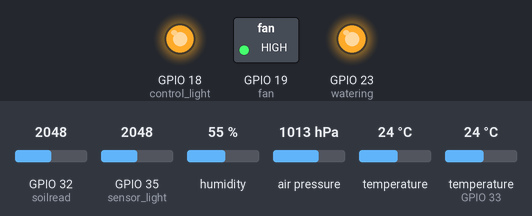
Simulated run of this sketch. Board: ESP32. Shown: switched loads named in the sketch (green lamp = pin HIGH), output pins drawn as LEDs (lit = HIGH). Inputs (shaded band) come from the test bench; at power-on: temperature (sensor on GPIO 33) 24 °C, GPIO 35 (sensor_light) = 2048, GPIO 32 (soilread) = 2048, humidity 55 %, air pressure 1013 hPa, temperature 24 °C. WiFi joins after 1.5 s; servers stay silent unless stated; uploads are accepted with an empty reply; what the sketch prints to the serial monitor is not drawn.

Above: at 2.8 s.
2.9 s: temperature (sensor on GPIO 33) set to 28 °C
At 4.6 s:
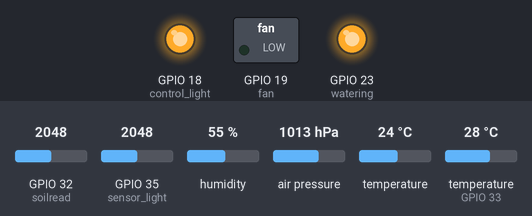
5.2 s: GPIO 35 (sensor_light) set to 1537
11.9 s: GPIO 35 (sensor_light) set to 1432
At 14.8 s:
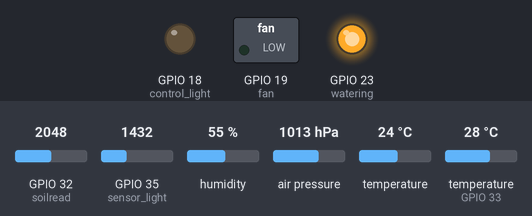
15.2 s: temperature (sensor on GPIO 33) set to 12 °C
At 16.9 s:
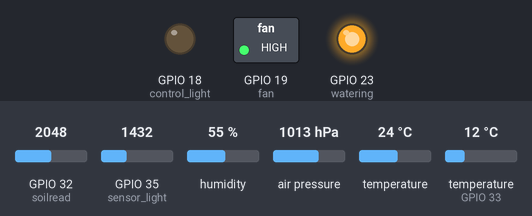
17.6 s: GPIO 32 (soilread) set to 2931
19.7 s: GPIO 32 (soilread) set to 3072
At 22.1 s:
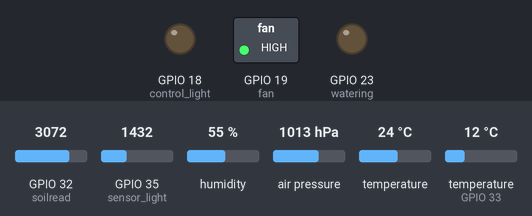
Timing chart, 0 to 23.4 s (numbered marks = the images above; inputs shaded):
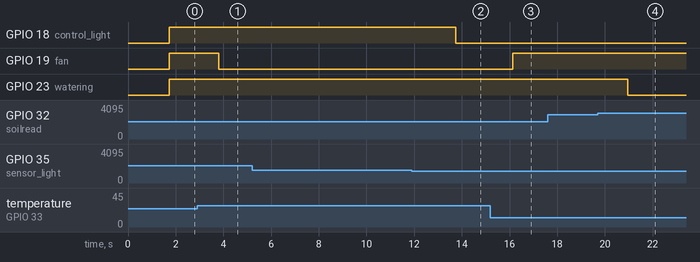

Measured:
- the behaviour switches between 26 and 27 °C on temperature (sensor on GPIO 33) (found by bisection; images 0 and 1)
- the behaviour switches between 1501 and 1500 on GPIO 35 (sensor_light) (found by bisection; images 1 and 2)
- the behaviour switches between 3000 and 3001 on GPIO 32 (soilread) (found by bisection; images 3 and 4)
- after the input at 2.9 s, GPIO 19 (fan): HIGH → LOW after 0.90 s
- after the input at 5.2 s, every drawn part: stays the same
- after the input at 11.9 s, GPIO 18 (control_light): HIGH → LOW after 1.8 s
- after the input at 15.2 s, GPIO 19 (fan): LOW → HIGH after 0.94 s
- after the input at 17.6 s, every drawn part: stays the same
- after the input at 19.7 s, GPIO 23 (watering): HIGH → LOW after 1.3 s

The sketch:

GreenHouse2077.ino
```cpp
#include <Wire.h>
#include <SPI.h>
#include <Adafruit_BMP280.h>
#include <SimpleDHT.h>
#include <Timer.h>
#include <WiFi.h>
#include <HTTPClient.h>
#include <Arduino_JSON.h>

#define BMP_SCK  (13)
#define BMP_MISO (12)
#define BMP_MOSI (11)
#define BMP_CS   (10)
#define soilread 32
#define watering 23
#define pinDHT11 33
#define fan 19
#define sensor_light 35
#define control_light 18
#define SensorDelay 10000
#define DeviceDelay 2000
#define water_up 3000
#define water_down 2400

#define Connected 1
#define Unconnected 0
#define ON 1
#define OFF 0

Timer t1, t2;

float BMP_temp = 10.0;
float BMP_airp = 20.0;
byte DHT_temp = 30;
byte DHT_humi = 40;
int soil_humi = 50;
int light = 60;

int Web_connect = Unconnected;
int Web_light = OFF;
int Web_water = OFF;
int Web_fan = OFF;
int Local_light = OFF;
int Local_water = OFF;
int Local_fan = OFF;

SimpleDHT11 dht11(pinDHT11);
Adafruit_BMP280 bmp; // I2C
//Adafruit_BMP280 bmp(BMP_CS); // hardware SPI
//Adafruit_BMP280 bmp(BMP_CS, BMP_MOSI, BMP_MISO,  BMP_SCK);

const char* ssid = "<你的Wifi名稱>";
const char* password = "<你的Wifi密碼>";
String serverName = "<你的IP位置和port>";

void setup() {
    Serial.begin(9600);
    //setup for pressure
    while ( !Serial ) delay(100);   // wait for native usb
    Serial.println(F("BMP280 test"));
    unsigned status;
    //status = bmp.begin(BMP280_ADDRESS_ALT, BMP280_CHIPID);
    status = bmp.begin(0x76);
    if (!status) {
      Serial.println(F("Could not find a valid BMP280 sensor, check wiring or "
                        "try a different address!"));
      Serial.print("SensorID was: 0x"); Serial.println(bmp.sensorID(),16);
      Serial.print("        ID of 0xFF probably means a bad address, a BMP 180 or BMP 085\n");
      Serial.print("   ID of 0x56-0x58 represents a BMP 280,\n");
      Serial.print("        ID of 0x60 represents a BME 280.\n");
      Serial.print("        ID of 0x61 represents a BME 680.\n");
      //while (1) delay(10);
    }

    /* Default settings from datasheet. */
    bmp.setSampling(Adafruit_BMP280::MODE_NORMAL,     /* Operating Mode. */
                    Adafruit_BMP280::SAMPLING_X2,     /* Temp. oversampling */
                    Adafruit_BMP280::SAMPLING_X16,    /* Pressure oversampling */
                    Adafruit_BMP280::FILTER_X16,      /* Filtering. */
                    Adafruit_BMP280::STANDBY_MS_500); /* Standby time. */
    // setup for soil
    pinMode(soilread, INPUT);
    pinMode(watering, OUTPUT);
    // setup for dht
    pinMode(fan, OUTPUT);
    //setup for light
    pinMode(sensor_light, INPUT);
    pinMode(control_light, OUTPUT);

    t1.every(SensorDelay, api_sensor);
    t2.every(DeviceDelay, api_device);

    WiFi.begin(ssid, password);
    Serial.println("Connecting");
    while(WiFi.status() != WL_CONNECTED) {
      delay(500);
      Serial.print(".");
    }
    Serial.println("");
    Serial.print("Connected to WiFi network with IP Address: ");
    Serial.println(WiFi.localIP());

    Serial.println("Timer set to 5 seconds (timerDelay variable), it will take 5 seconds before publishing the first reading.");
}

void loop() {
    Serial.print(F("Temperature = "));
    Serial.print(bmp.readTemperature());
    Serial.println(" *C");
    BMP_temp = bmp.readTemperature();
    Serial.print(F("Pressure = "));
    Serial.print(bmp.readPressure());
    Serial.println(" Pa");
    BMP_airp = bmp.readPressure();
    Serial.print(F("Approx altitude = "));
    Serial.print(bmp.readAltitude(1013.25)); /* Adjusted to local forecast! */
    Serial.println(" m");

    //soil
    soil_humi=analogRead(soilread); //讀取感測器回傳值
    Serial.print("value:");
    Serial.println(soil_humi);
    if ((int)soil_humi > water_up){
      Local_water = ON;
      //digitalWrite(watering, LOW);
      //Serial.println("開啟");
    }else if((int)soil_humi < water_down){
      Local_water = OFF;
      //digitalWrite(watering, HIGH);
      //Serial.println("關閉");
    }
    //light
    light = analogRead(sensor_light);
    Serial.print("light="); Serial.println(light);  //兩顆電阻串聯
    if((int)light > 1500){
      Local_light = OFF;
      //digitalWrite(control_light, HIGH);
    }else{
      Local_light = ON;
      //digitalWrite(control_light, LOW);
    }
    //dht
    int err = SimpleDHTErrSuccess;
    if ((err = dht11.read(&DHT_temp, &DHT_humi, NULL)) != SimpleDHTErrSuccess) {
      Serial.print("Read DHT11 failed, err=");
      Serial.println(err);
      delay(1000);
    }
    Serial.print("temp="); Serial.print((int)DHT_temp);  // 印出溫度
    Serial.print(", humi="); Serial.print((int)DHT_humi);   // 印出濕度
    Serial.println();
    if((int)DHT_temp >= 27 ){
      Local_fan = ON;
      //digitalWrite(fan, LOW);
    }else{
      Local_fan = OFF;
      //digitalWrite(fan, HIGH);
    }

    //device_control
    if(Web_connect){
      if(Web_light){
        digitalWrite(control_light, LOW);
      }else{
        digitalWrite(control_light, HIGH);
      }
      if(Web_water){
        digitalWrite(watering, LOW);
      }else{
        digitalWrite(watering, HIGH);
      }
      if(Web_fan){
        digitalWrite(fan, LOW);
      }else{
        digitalWrite(fan, HIGH);
      }
    }else{
      if(Local_light){
        digitalWrite(control_light, LOW);
      }else{
        digitalWrite(control_light, HIGH);
      }
      if(Local_water){
        digitalWrite(watering, LOW);
      }else{
        digitalWrite(watering, HIGH);
      }
      if(Local_fan){
        digitalWrite(fan, LOW);
      }else{
        digitalWrite(fan, HIGH);
      }
    }

    t1.update();
    t2.update();
    Serial.println("\n");
    delay(2000);
}

void api_sensor() {
    Serial.print("\n...Send Data to Server Database...\n");

    //Check WiFi connection status
    if(WiFi.status()== WL_CONNECTED){
        HTTPClient http;

        String serverPath = serverName + "api/sensor/?temp="+ (String)BMP_temp + "&humi="+ (String)DHT_humi +"&soil_humi="+ (String)soil_humi +"&bright="+ (String)light +"&air_p="+ (String)BMP_airp; // 接上要傳遞的參數

        //Serial.println("serverPath = "+serverPath);

        // Your Domain name with URL path or IP address with path
        http.begin(serverPath.c_str());
        Serial.println("Http GET request:"+serverPath);

        // Send HTTP GET request
        int httpResponseCode = http.GET();

        if (httpResponseCode>0) {
          Serial.print("HTTP Response code: ");
          Serial.println(httpResponseCode);
          String payload = http.getString();
          // Serial.println(payload);
          //Web_connect = Connected;
        }
        else {
          Serial.print("Error code: ");
          Serial.println(httpResponseCode);
          //Web_connect = Unconnected;
        }
        // Free resources
        http.end();
    }
    else {
        Serial.println("WiFi Disconnected");
    }
    Serial.println();
}
void api_device(){
    Serial.print("\n...Get Data From Server ...\n");

    //Check WiFi connection status
    if(WiFi.status()== WL_CONNECTED){
    HTTPClient http;

    String serverPath = serverName + "api/device/?temp="+ (String)BMP_temp + "&humi="+ (String)DHT_humi +"&soil_humi="+ (String)soil_humi +"&bright="+ (String)light +"&air_p="+ (String)BMP_airp; // 只請求response

    //Serial.println("serverPath = "+serverPath);

    // Your Domain name with URL path or IP address with path
    http.begin(serverPath.c_str());
    Serial.println("Http GET request:"+serverPath);

    // Send HTTP GET request
    int httpResponseCode = http.GET();

    if (httpResponseCode>0) {
      Serial.print("HTTP Response code: ");
      Serial.println(httpResponseCode);
      String payload = http.getString();
      Serial.println(payload);
      JSONVar deviceObject = JSON.parse(payload);
      if (JSON.typeof(deviceObject) == "undefined") {
        Serial.println("Parsing input failed!");
        return;
      }
      Serial.print("JSON object = ");
      Serial.println(deviceObject);
      Serial.print("light:"); Serial.println(deviceObject["light"]);
      Serial.print("fan:"); Serial.println(deviceObject["fan"]);
      Serial.print("water:"); Serial.println(deviceObject["water"]);
      if((int)deviceObject["light"] == 1){
        Web_light = ON;
      }else{
        Web_light = OFF;
      }
      if((int)deviceObject["fan"] == 1){
        Web_fan = ON;
      }else{
        Web_fan = OFF;
      }
      if((int)deviceObject["water"] == 1){
        Web_water = ON;
      }else{
        Web_water = OFF;
      }
      Web_connect = Connected;
    }
    else {
      Serial.print("Error code: ");
      Serial.println(httpResponseCode);
      Web_connect = Unconnected;
    }
    // Free resources
    http.end();
    }
    else {
        Serial.println("WiFi Disconnected");
    }
    Serial.println();
}
```
